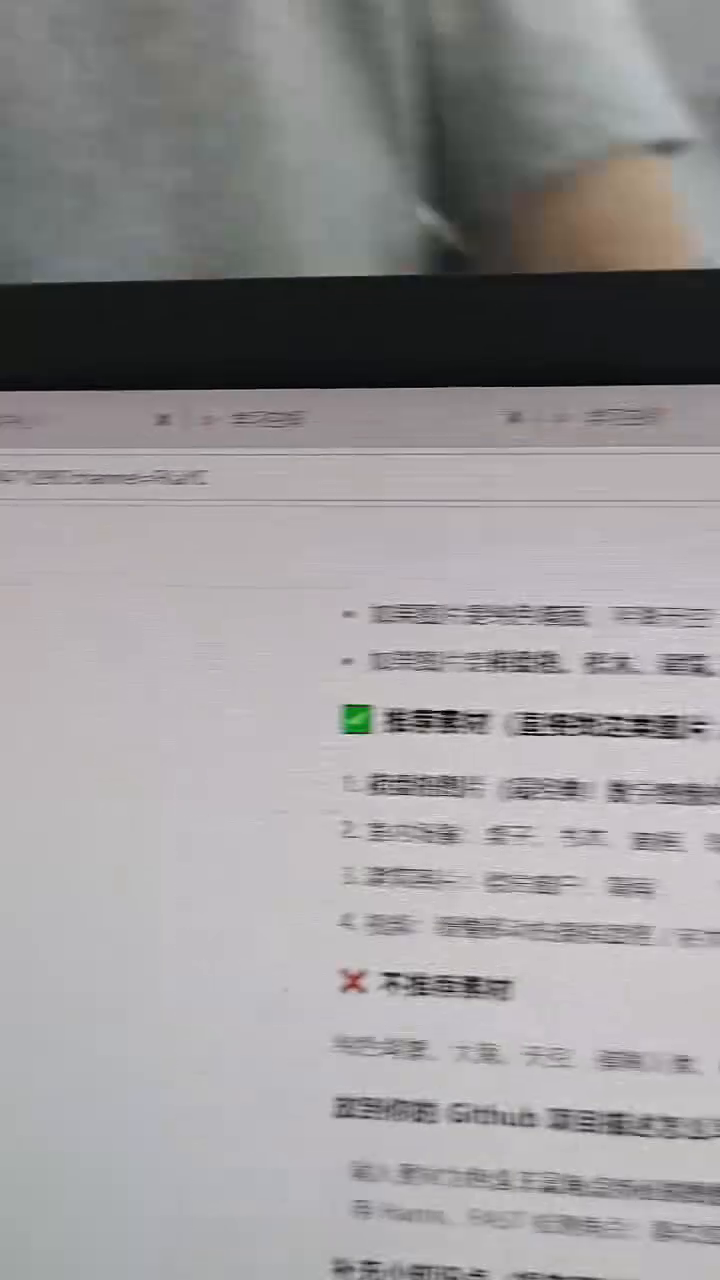
#> input picture frame 22 of opencv-corner-detection-harris-fast-sift-surf/test.mp4, 720 x 1280 px
$ python 'opencv-corner-detection-harris-fast-sift-surf 10.14.py'
#> lines starting #> are read from the running program, lines starting #| are printed output that depends on the picture; after the words box and inside, x2 and y2 are one past the last pixel; in counts of white or black regions, pixels touching at a corner belong together
import cv2
import numpy as np

# ===================== 视频：Harris角点检测 =====================
def harris_corner_video(video_path, out_video_path):
#> called with video_path = 'test.mp4', out_video_path = 'harris_output.mp4'
    cap = cv2.VideoCapture(video_path)
    # 获取视频参数
    fps = cap.get(cv2.CAP_PROP_FPS)
    w = int(cap.get(cv2.CAP_PROP_FRAME_WIDTH))
    h = int(cap.get(cv2.CAP_PROP_FRAME_HEIGHT))
    fourcc = cv2.VideoWriter_fourcc(*'mp4v')
    out = cv2.VideoWriter(out_video_path, fourcc, fps, (w, h))

    while cap.isOpened():
        ret, frame = cap.read()
#> frame is the input picture: shape (1280, 720, 3); mean B, G, R 152.6, 151.2, 153.6
        if not ret:
            break
        gray = cv2.cvtColor(frame, cv2.COLOR_BGR2GRAY)
        gray = np.float32(gray)
        # Harris角点检测
        dst = cv2.cornerHarris(gray, blockSize=2, ksize=3, k=0.04)
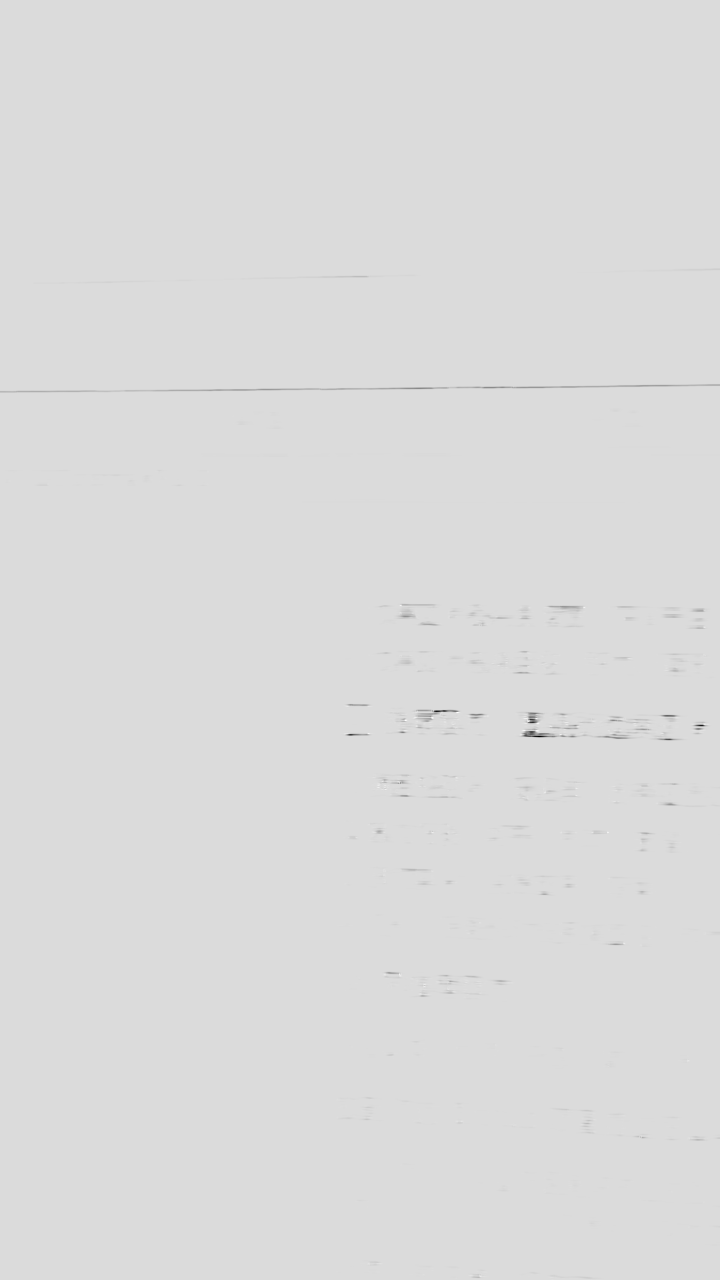
#> dst: shape (1280, 720) float32; min -39354324, max 6333274, mean -46449.8; drawn with min black and max white
        # 膨胀，方便显示角点
        dst = cv2.dilate(dst, None)
        # 阈值筛选，标记角点为红色
        frame[dst > 0.01 * dst.max()] = [0, 0, 255]
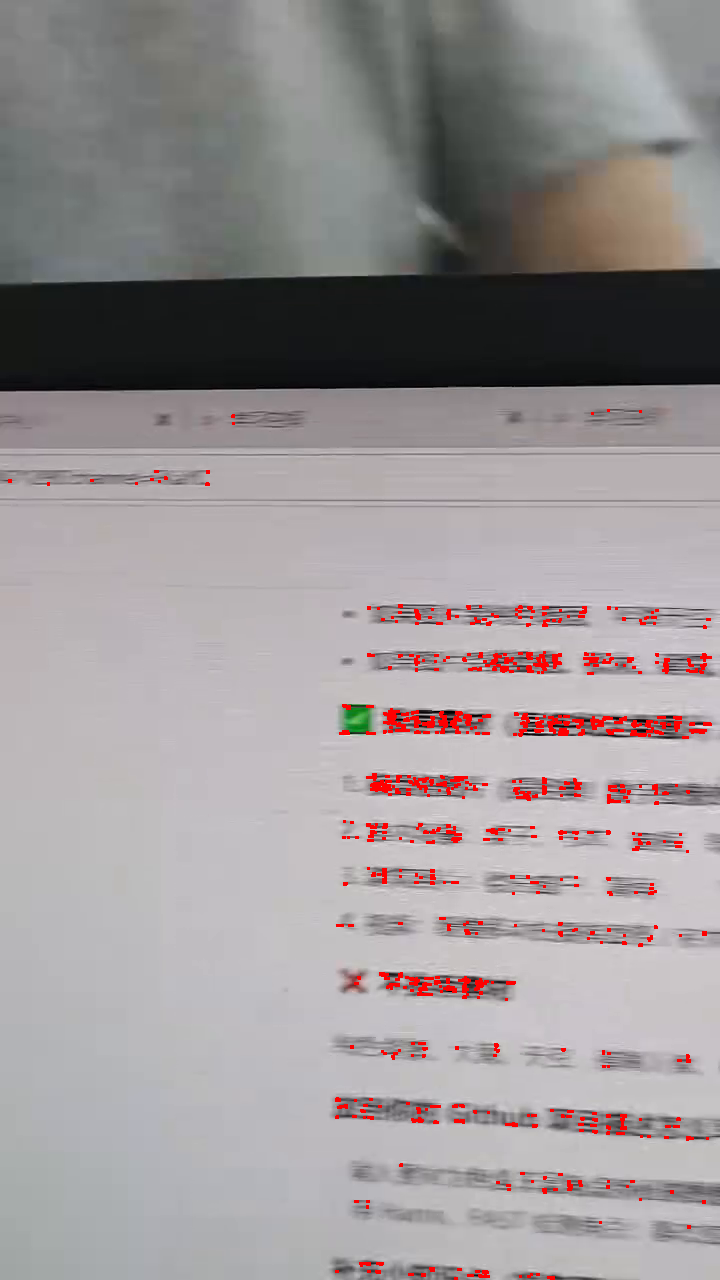
#> frame: shape (1280, 720, 3); 1.34% of pixels changed, all inside (x1, y1, x2, y2) = (8, 409, 712, 1280)
        out.write(frame)
        cv2.imshow("Harris Video", frame)
        if cv2.waitKey(1) & 0xFF == ord('q'):
#> (key q is pressed here)
            break
    cap.release()
    out.release()
    cv2.destroyAllWindows()
    print(f"Harris检测视频已保存：{out_video_path}")

# ===================== 视频：FAST角点检测 =====================
def fast_corner_video(video_path, out_video_path):
#> called with video_path = 'test.mp4', out_video_path = 'fast_output.mp4'
    cap = cv2.VideoCapture(video_path)
    fps = cap.get(cv2.CAP_PROP_FPS)
    w = int(cap.get(cv2.CAP_PROP_FRAME_WIDTH))
    h = int(cap.get(cv2.CAP_PROP_FRAME_HEIGHT))
    fourcc = cv2.VideoWriter_fourcc(*'mp4v')
    out = cv2.VideoWriter(out_video_path, fourcc, fps, (w, h))

    fast = cv2.FastFeatureDetector_create(threshold=20, nonmaxSuppression=True)
    while cap.isOpened():
        ret, frame = cap.read()
        if not ret:
            break
        gray = cv2.cvtColor(frame, cv2.COLOR_BGR2GRAY)
        kp = fast.detect(gray, None)
#> kp = 1480 keypoints; strongest (x, y, size): (535, 730, 7), (403, 719, 7), (535, 722, 7), (455, 712, 7)
        # 在帧上绘制FAST角点
        frame = cv2.drawKeypoints(frame, kp, None, color=(0,255,0), flags=cv2.DRAW_MATCHES_FLAGS_DRAW_RICH_KEYPOINTS)
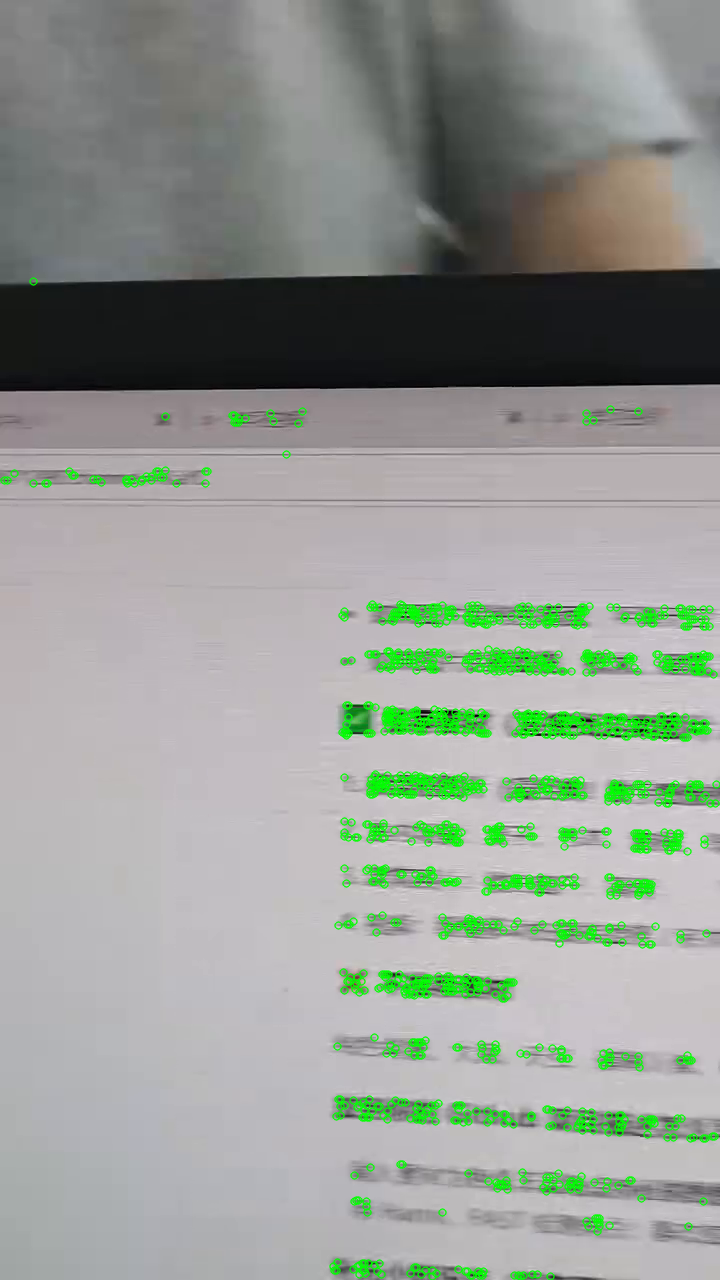
#> frame: shape (1280, 720, 3); mean B, G, R 147.8, 155.1, 148.7
        out.write(frame)
        cv2.imshow("FAST Video", frame)
        if cv2.waitKey(1) & 0xFF == ord('q'):
#> (key q is pressed here)
            break
    cap.release()
    out.release()
    cv2.destroyAllWindows()
    print(f"FAST检测视频已保存：{out_video_path}")

# ===================== 图像：SIFT特征点检测 =====================
def sift_image(img_path, out_img_path):
#> called with img_path = 'test.jpg', out_img_path = 'sift_output.jpg'
    img = cv2.imread(img_path)
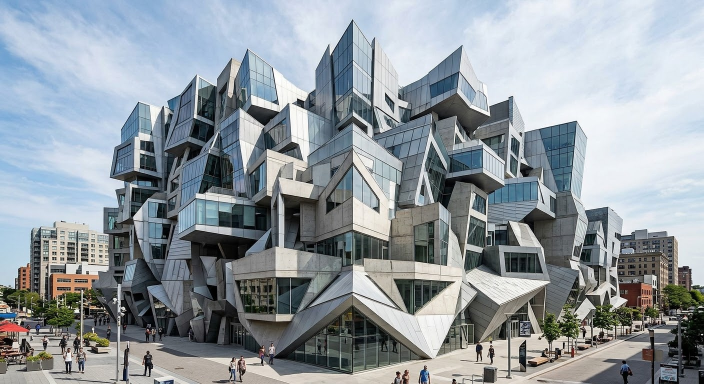
#> input picture opencv-corner-detection-harris-fast-sift-surf/test.jpg, 1408 x 768 px (shown at 1/2 size)
#> img is the input picture: shape (768, 1408, 3); mean B, G, R 159.9, 153.7, 145.4
    gray = cv2.cvtColor(img, cv2.COLOR_BGR2GRAY)
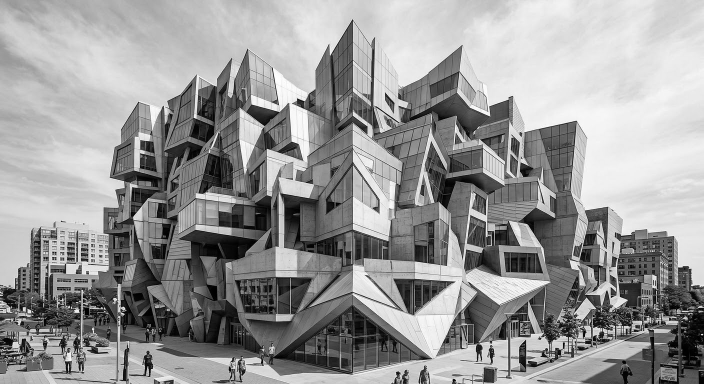
#> gray: shape (768, 1408) (shown at 1/2 size); min 0, max 255, mean 151.9
    sift = cv2.SIFT_create()
    kp, des = sift.detectAndCompute(gray, None)
#> kp = 4613 keypoints; strongest (x, y, size): (1404, 669, 2.5), (143, 616, 1.9), (209, 617, 2.4), (1127, 687, 2.9)
    img_sift = cv2.drawKeypoints(img, kp, None, flags=cv2.DRAW_MATCHES_FLAGS_DRAW_RICH_KEYPOINTS)
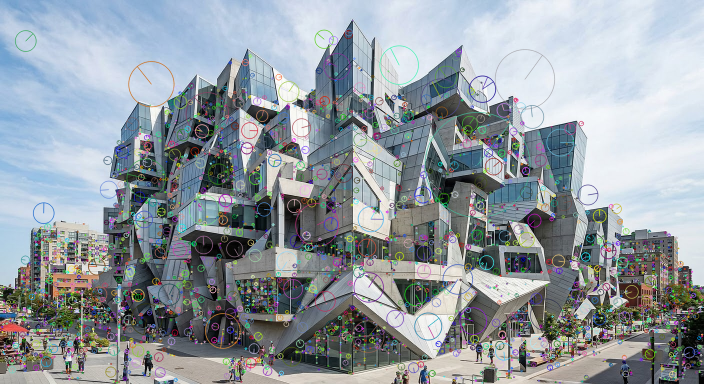
#> img_sift: shape (768, 1408, 3) (shown at 1/2 size); mean B, G, R 161.4, 154.9, 146.9
    cv2.imwrite(out_img_path, img_sift)
    cv2.imshow("SIFT Image", img_sift)
    cv2.imshow("Original Image", img)
    print(f"SIFT特征图保存：{out_img_path}")
    return img, img_sift

# ===================== 图像：SURF特征点检测 =====================
def surf_image(img_path, out_img_path):
    img = cv2.imread(img_path)
    gray = cv2.cvtColor(img, cv2.COLOR_BGR2GRAY)
    # Hessian阈值，值越大检测点越少
#> (the run stopped early here; a loop or call above may not have finished)

$ run again, starting later in the video
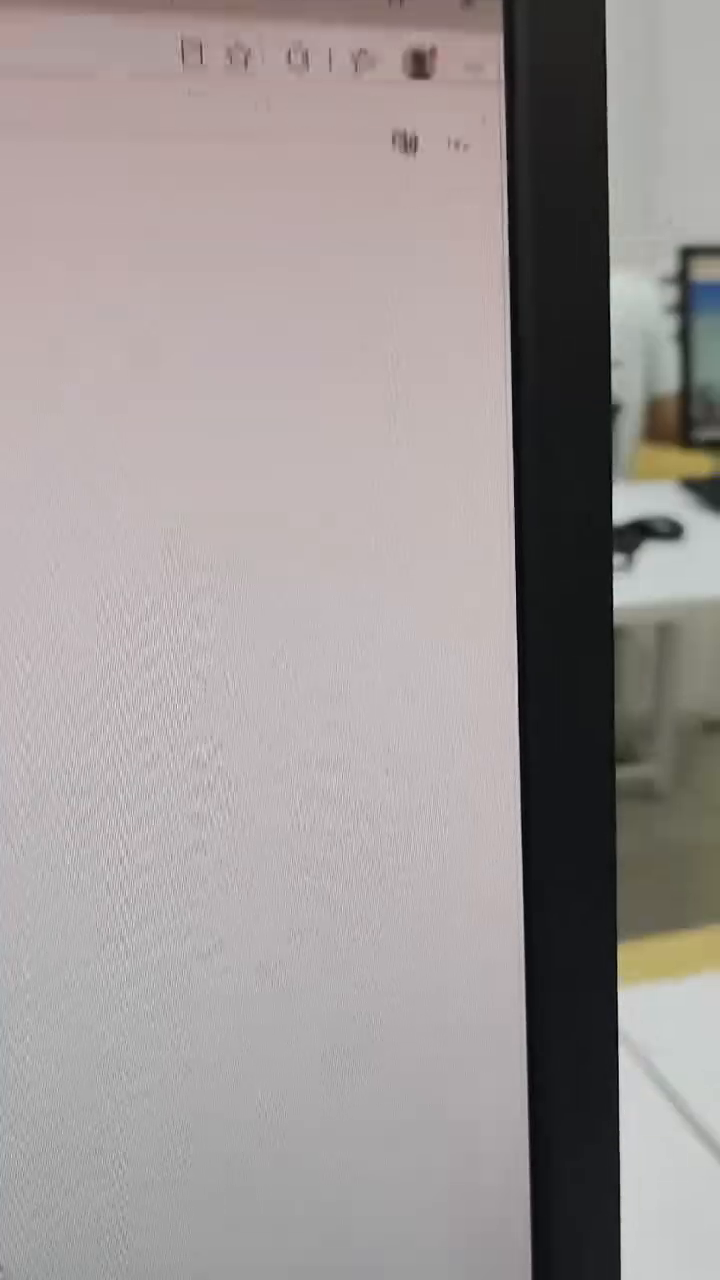
#> input picture frame 99 of opencv-corner-detection-harris-fast-sift-surf/test.mp4, 720 x 1280 px
#> in harris_corner_video, frame is the input picture: shape (1280, 720, 3); mean B, G, R 149.6, 150.5, 157.1
#> in harris_corner_video, `frame[dst > 0.01 * dst.max()] = [0, 0, 255]`:
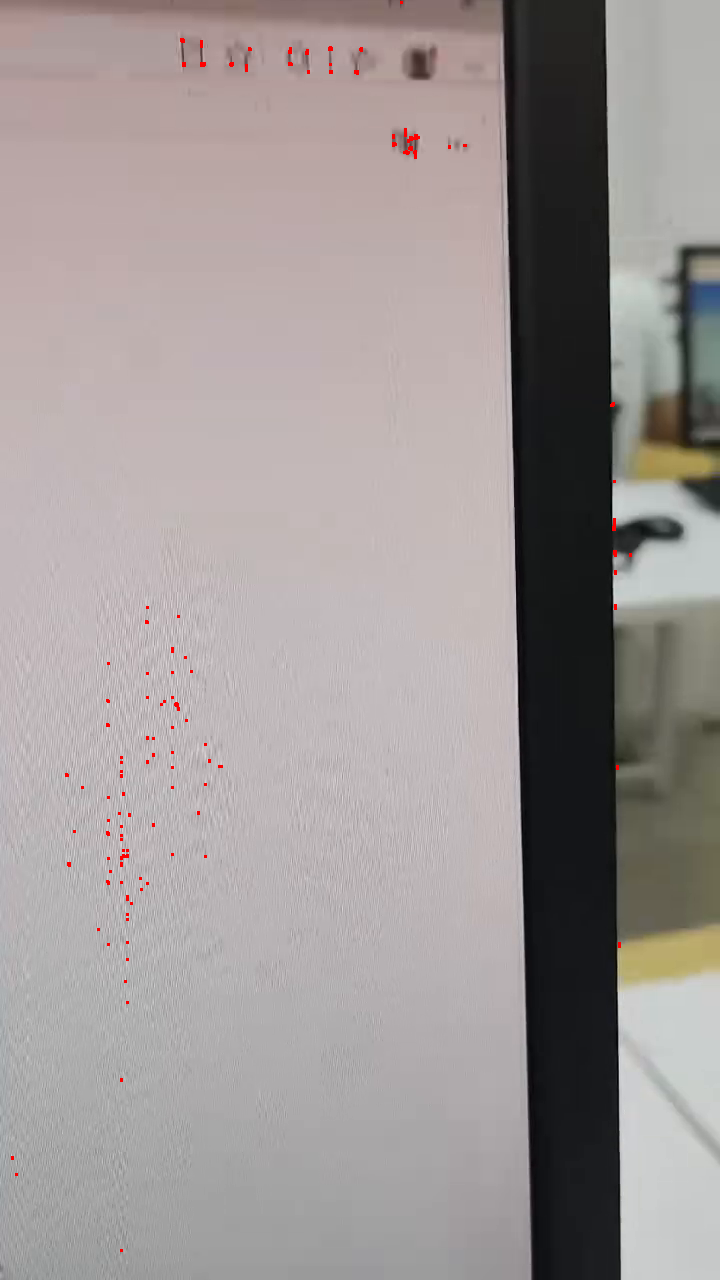
#> frame: shape (1280, 720, 3); 0.17% of pixels changed, all inside (x1, y1, x2, y2) = (11, 1, 632, 1252)
#> in fast_corner_video, `kp = fast.detect(gray, None)`: kp = 252 keypoints; strongest (x, y, size): (182, 40, 7), (356, 69, 7), (415, 151, 7), (329, 49, 7)
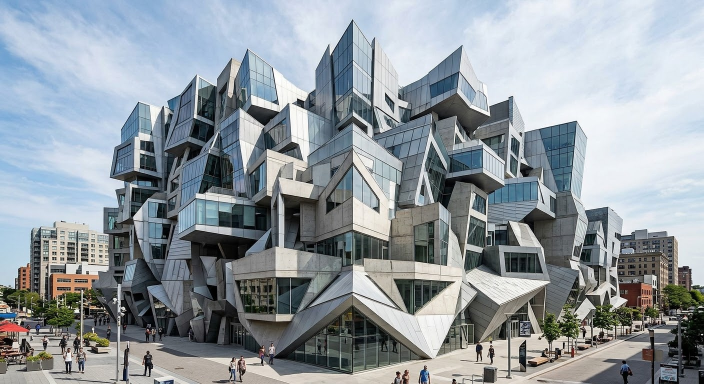
#> input picture opencv-corner-detection-harris-fast-sift-surf/test.jpg, 1408 x 768 px (shown at 1/2 size)
#> in sift_image, img is the input picture: shape (768, 1408, 3); mean B, G, R 159.9, 153.7, 145.4
#> in sift_image, `kp, des = sift.detectAndCompute(gray, None)`: kp = 4613 keypoints; strongest (x, y, size): (1404, 669, 2.5), (143, 616, 1.9), (209, 617, 2.4), (1127, 687, 2.9)

$ run again, starting later in the video
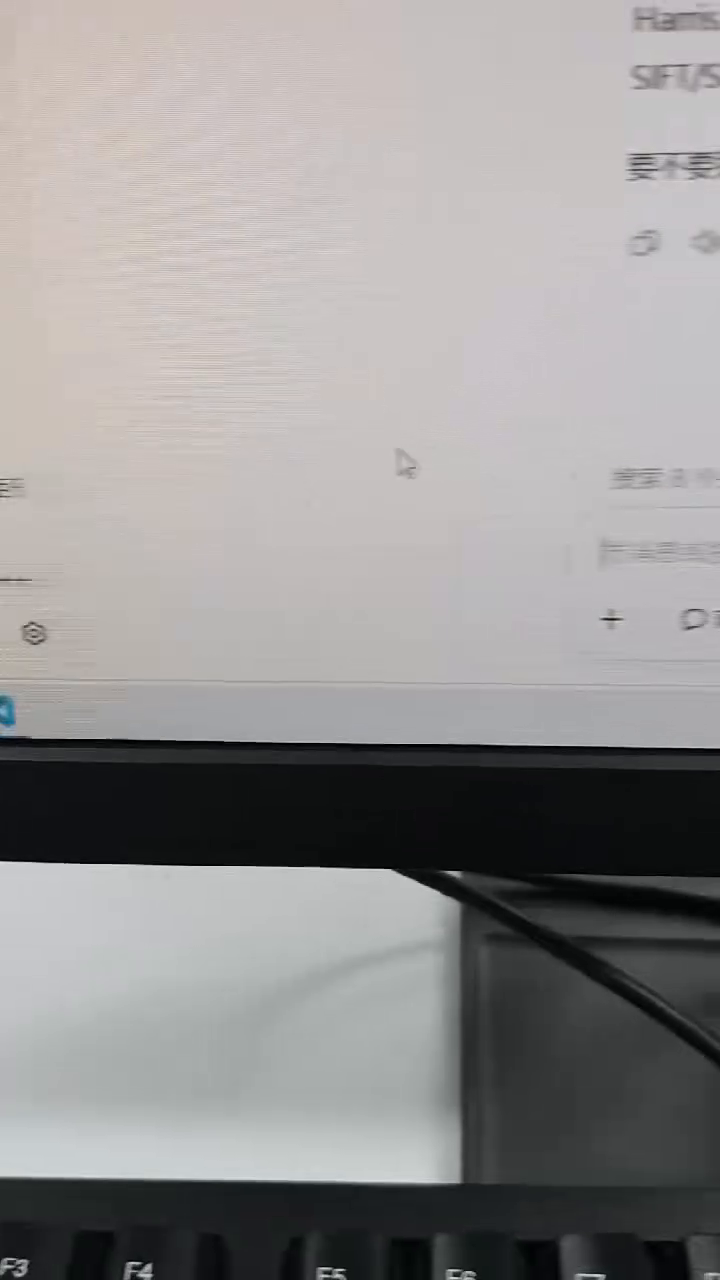
#> input picture frame 176 of opencv-corner-detection-harris-fast-sift-surf/test.mp4, 720 x 1280 px
#> in harris_corner_video, frame is the input picture: shape (1280, 720, 3); mean B, G, R 147, 147.4, 149.5
#> in harris_corner_video, `frame[dst > 0.01 * dst.max()] = [0, 0, 255]`:
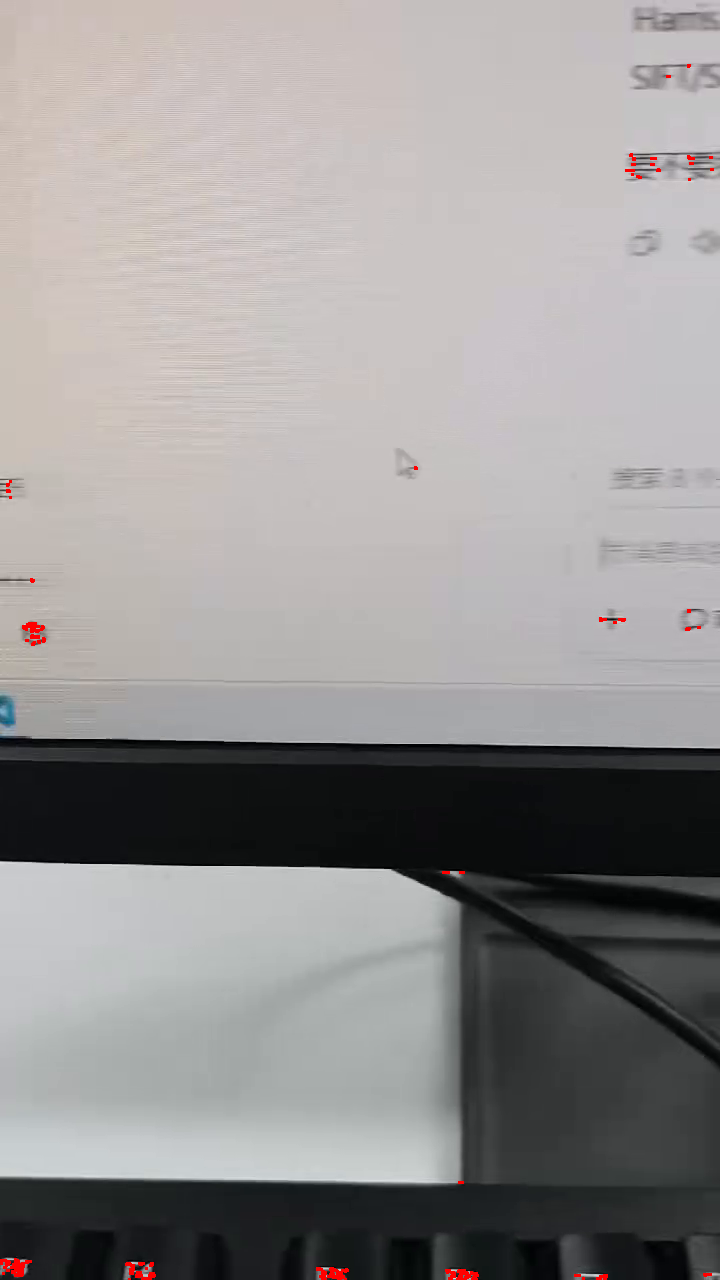
#> frame: shape (1280, 720, 3); 0.22% of pixels changed, all inside (x1, y1, x2, y2) = (0, 64, 714, 1280)
#> in fast_corner_video, `kp = fast.detect(gray, None)`: kp = 210 keypoints; strongest (x, y, size): (343, 1269, 7), (150, 1264, 7), (8, 1263, 7), (140, 1263, 7)
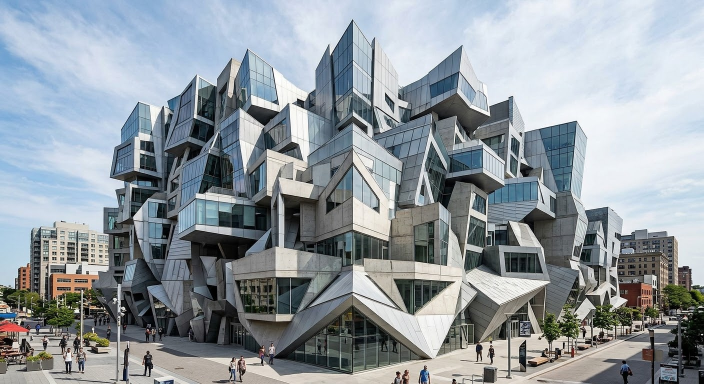
#> input picture opencv-corner-detection-harris-fast-sift-surf/test.jpg, 1408 x 768 px (shown at 1/2 size)
#> in sift_image, img is the input picture: shape (768, 1408, 3); mean B, G, R 159.9, 153.7, 145.4
#> in sift_image, `kp, des = sift.detectAndCompute(gray, None)`: kp = 4613 keypoints; strongest (x, y, size): (1404, 669, 2.5), (143, 616, 1.9), (209, 617, 2.4), (1127, 687, 2.9)
